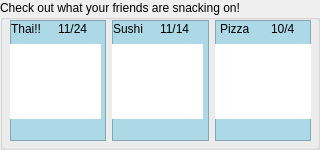
      <widget class="QGroupBox" name="groupBox">
       <property name="minimumSize">
        <size>
         <width>0</width>
         <height>150</height>
        </size>
       </property>
       <property name="maximumSize">
        <size>
         <width>16777215</width>
         <height>150</height>
        </size>
       </property>
       <property name="styleSheet">
        <string notr="true">#groupBox{
background-color:#E2F3F5 ;
}</string>
       </property>
       <property name="title">
        <string>Check out what your friends are snacking on!</string>
       </property>
       <widget class="QWidget" name="horizontalLayoutWidget_3">
        <property name="geometry">
         <rect>
          <x>10</x>
          <y>20</y>
          <width>301</width>
          <height>121</height>
         </rect>
        </property>
        <layout class="QHBoxLayout" name="horizontalLayout_4">
         <item>
          <widget class="QFrame" name="frame_3">
           <property name="styleSheet">
            <string notr="true">#frame_3 {
    background-color: lightblue;
}</string>
           </property>
           <property name="frameShape">
            <enum>QFrame::Shape::StyledPanel</enum>
           </property>
           <property name="frameShadow">
            <enum>QFrame::Shadow::Raised</enum>
           </property>
           <widget class="QWidget" name="verticalLayoutWidget_2">
            <property name="geometry">
             <rect>
              <x>0</x>
              <y>0</y>
              <width>91</width>
              <height>123</height>
             </rect>
            </property>
            <layout class="QVBoxLayout" name="verticalLayout_2">
             <item>
              <layout class="QHBoxLayout" name="horizontalLayout_6">
               <item>
                <widget class="QLabel" name="label_2">
                 <property name="maximumSize">
                  <size>
                   <width>40</width>
                   <height>16777215</height>
                  </size>
                 </property>
                 <property name="text">
                  <string>Thai!!</string>
                 </property>
                </widget>
               </item>
               <item>
                <widget class="QLabel" name="label">
                 <property name="maximumSize">
                  <size>
                   <width>40</width>
                   <height>16777215</height>
                  </size>
                 </property>
                 <property name="text">
                  <string>11/24</string>
                 </property>
                </widget>
               </item>
              </layout>
             </item>
             <item>
              <widget class="QWidget" name="pic1" native="true">
               <property name="minimumSize">
                <size>
                 <width>0</width>
                 <height>75</height>
                </size>
               </property>
               <property name="maximumSize">
                <size>
                 <width>1000</width>
                 <height>80</height>
                </size>
               </property>
               <property name="styleSheet">
                <string notr="true">#pic1{
background-color: white;
}</string>
               </property>
               <widget class="QLabel" name="label_82">
                <property name="geometry">
                 <rect>
                  <x>0</x>
                  <y>0</y>
                  <width>91</width>
                  <height>81</height>
                 </rect>
                </property>
                <property name="text">
                 <string/>
                </property>
                <property name="pixmap">
                 <pixmap resource="ressources.qrc">:/images/thaifood.jpg</pixmap>
                </property>
                <property name="scaledContents">
                 <bool>true</bool>
                </property>
               </widget>
              </widget>
             </item>
             <item>
              <widget class="QLabel" name="label_3">
               <property name="font">
                <font>
                 <pointsize>6</pointsize>
                </font>
               </property>
               <property name="text">
                <string/>
               </property>
               <property name="alignment">
                <set>Qt::AlignmentFlag::AlignCenter</set>
               </property>
              </widget>
             </item>
            </layout>
           </widget>
          </widget>
         </item>
         <item>
          <widget class="QFrame" name="frame">
           <property name="styleSheet">
            <string notr="true">#frame {
    background-color: lightblue;
}</string>
           </property>
           <property name="frameShape">
            <enum>QFrame::Shape::StyledPanel</enum>
           </property>
           <property name="frameShadow">
            <enum>QFrame::Shadow::Raised</enum>
           </property>
           <widget class="QWidget" name="verticalLayoutWidget_3">
            <property name="geometry">
             <rect>
              <x>0</x>
              <y>0</y>
              <width>91</width>
              <height>123</height>
             </rect>
            </property>
            <layout class="QVBoxLayout" name="verticalLayout_3">
             <item>
              <layout class="QHBoxLayout" name="horizontalLayout_7">
               <item>
                <widget class="QLabel" name="label_4">
                 <property name="maximumSize">
                  <size>
                   <width>40</width>
                   <height>16777215</height>
                  </size>
                 </property>
                 <property name="text">
                  <string>Sushi</string>
                 </property>
                </widget>
               </item>
               <item>
                <widget class="QLabel" name="label_5">
                 <property name="maximumSize">
                  <size>
                   <width>40</width>
                   <height>16777215</height>
                  </size>
                 </property>
                 <property name="text">
                  <string>11/14</string>
                 </property>
                </widget>
               </item>
              </layout>
             </item>
             <item>
              <widget class="QWidget" name="pic1_2" native="true">
               <property name="minimumSize">
                <size>
                 <width>0</width>
                 <height>75</height>
                </size>
               </property>
               <property name="maximumSize">
                <size>
                 <width>1000</width>
                 <height>80</height>
                </size>
               </property>
               <property name="styleSheet">
                <string notr="true">#pic1_2{
background-color: white;
}</string>
               </property>
               <widget class="QLabel" name="label_83">
                <property name="geometry">
                 <rect>
                  <x>0</x>
                  <y>0</y>
                  <width>91</width>
                  <height>81</height>
                 </rect>
                </property>
                <property name="text">
                 <string/>
                </property>
                <property name="pixmap">
                 <pixmap resource="ressources.qrc">:/images/sushi.jpg</pixmap>
                </property>
                <property name="scaledContents">
                 <bool>true</bool>
                </property>
               </widget>
              </widget>
             </item>
             <item>
              <widget class="QLabel" name="label_6">
               <property name="font">
                <font>
                 <pointsize>6</pointsize>
                </font>
               </property>
               <property name="text">
                <string/>
               </property>
               <property name="alignment">
                <set>Qt::AlignmentFlag::AlignCenter</set>
               </property>
              </widget>
             </item>
            </layout>
           </widget>
          </widget>
         </item>
         <item>
          <widget class="QFrame" name="frame_2">
           <property name="styleSheet">
            <string notr="true">#frame_2 {
    background-color: lightblue;
}</string>
           </property>
           <property name="frameShape">
            <enum>QFrame::Shape::StyledPanel</enum>
           </property>
           <property name="frameShadow">
            <enum>QFrame::Shadow::Raised</enum>
           </property>
           <widget class="QWidget" name="verticalLayoutWidget_4">
            <property name="geometry">
             <rect>
              <x>0</x>
              <y>0</y>
              <width>101</width>
              <height>123</height>
             </rect>
            </property>
            <layout class="QVBoxLayout" name="verticalLayout_4">
             <item>
              <layout class="QHBoxLayout" name="horizontalLayout_8">
               <item>
                <widget class="QLabel" name="label_7">
                 <property name="maximumSize">
                  <size>
                   <width>40</width>
                   <height>16777215</height>
                  </size>
                 </property>
                 <property name="text">
                  <string>Pizza</string>
                 </property>
                </widget>
               </item>
               <item>
                <widget class="QLabel" name="label_8">
                 <property name="maximumSize">
                  <size>
                   <width>40</width>
                   <height>16777215</height>
                  </size>
                 </property>
                 <property name="text">
                  <string>10/4</string>
                 </property>
                </widget>
               </item>
              </layout>
             </item>
             <item>
              <widget class="QWidget" name="pic1_3" native="true">
               <property name="minimumSize">
                <size>
                 <width>0</width>
                 <height>75</height>
                </size>
               </property>
               <property name="maximumSize">
                <size>
                 <width>1000</width>
                 <height>80</height>
                </size>
               </property>
               <property name="styleSheet">
                <string notr="true">#pic1_3{
background-color: white;
}</string>
               </property>
               <widget class="QLabel" name="label_84">
                <property name="geometry">
                 <rect>
                  <x>-3</x>
                  <y>0</y>
                  <width>91</width>
                  <height>81</height>
                 </rect>
                </property>
                <property name="text">
                 <string/>
                </property>
                <property name="pixmap">
                 <pixmap resource="ressources.qrc">:/images/pizza.jpg</pixmap>
                </property>
                <property name="scaledContents">
                 <bool>true</bool>
                </property>
               </widget>
              </widget>
             </item>
             <item>
              <widget class="QLabel" name="label_9">
               <property name="font">
                <font>
                 <pointsize>6</pointsize>
                </font>
               </property>
               <property name="text">
                <string/>
               </property>
               <property name="alignment">
                <set>Qt::AlignmentFlag::AlignCenter</set>
               </property>
              </widget>
             </item>
            </layout>
           </widget>
          </widget>
         </item>
        </layout>
       </widget>
      </widget>
